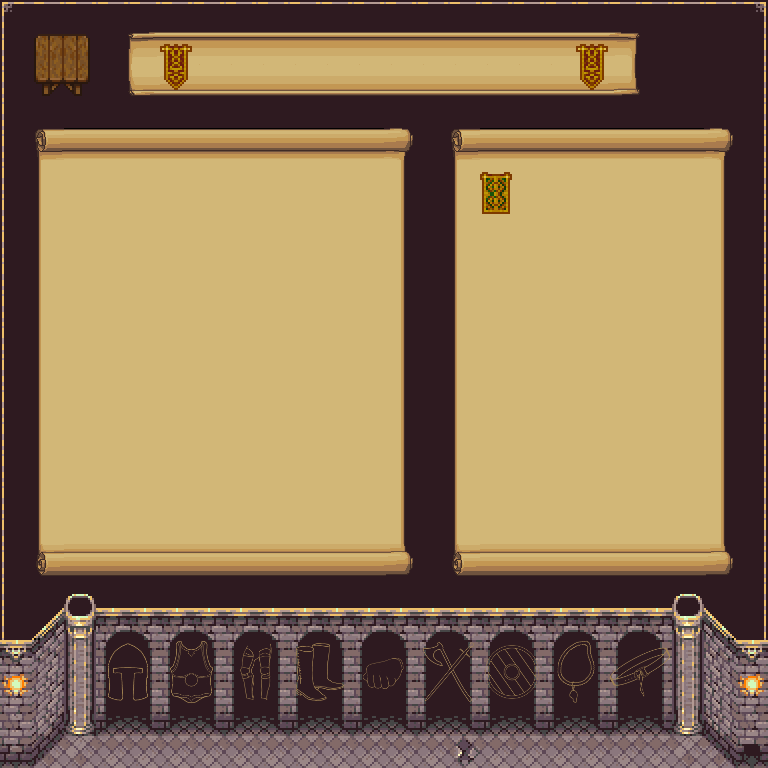

This game map was drawn from its Tiled (.tmx) file and the tilesets committed beside it. A one-line description and the trimmed map source follow:
An orthogonal 24x24 tile map with 32x32 px tiles, 2 tile layers (Ground, Overlay), 5 tilesets.

<map version="1.0" orientation="orthogonal" width="24" height="24" tilewidth="32" tileheight="32">
 <properties>
  <property name="name" value="inventory" />
 </properties>
 <tileset firstgid="1" name="rpc_indoor_tileset" tilewidth="32" tileheight="32">
  <image source="rpc_indoor_tileset.png" width="352" height="447" />
 </tileset>
 <tileset firstgid="144" name="inventory" tilewidth="32" tileheight="32">
  <image source="inventory.png" width="192" height="192" />
 </tileset>
 <tileset firstgid="180" name="gas-valhalla" tilewidth="32" tileheight="32" spacing="2">
  <image source="gas-valhalla.png" width="546" height="378" />
 </tileset>
 <tileset firstgid="356" name="scrollsandblocks" tilewidth="32" tileheight="32">
  <image source="scrollsandblocks.png" width="544" height="320" />
 </tileset>
 <tileset firstgid="526" name="items_small" tilewidth="32" tileheight="32">
  <image source="items_small.png" width="96" height="320" />
 </tileset>
 <layer name="Ground" width="24" height="24">
  <data>[576 cells, 576 non-empty, 41 distinct tile ids]</data>
 </layer>
 <layer name="Overlay" width="24" height="24">
  <data>[576 cells, 131 non-empty, 57 distinct tile ids]</data>
 </layer>
</map>
